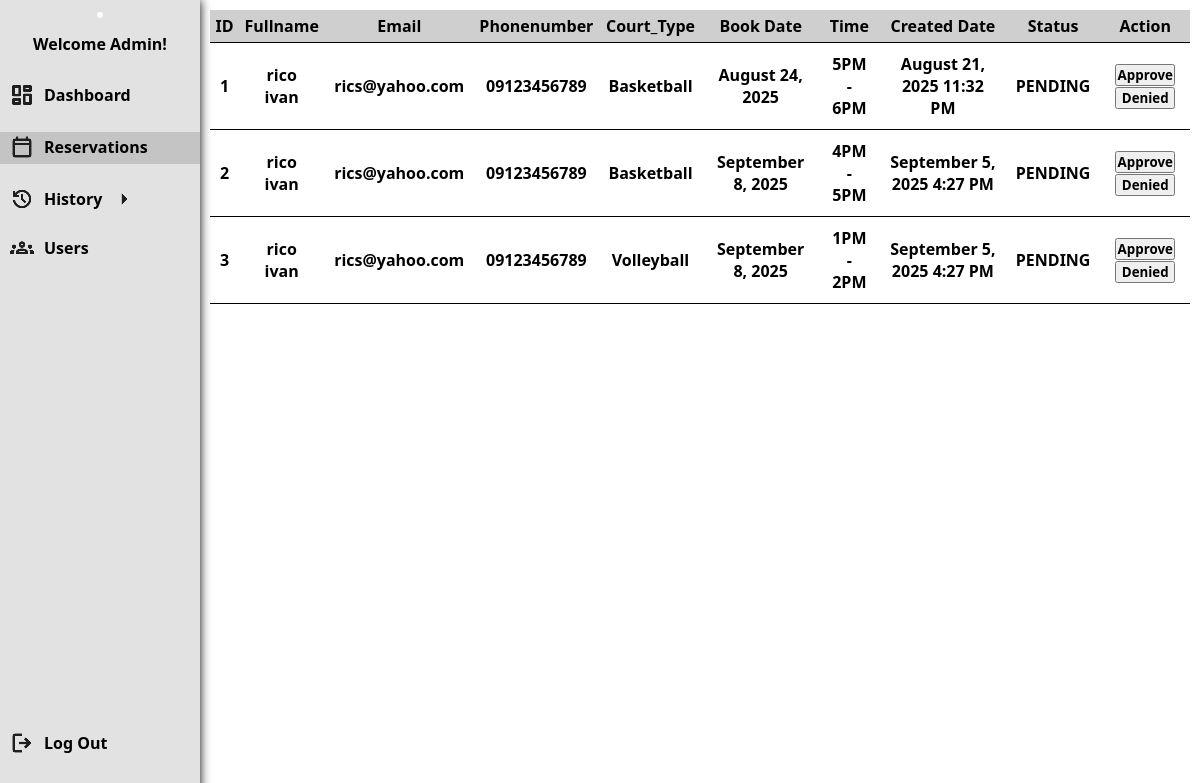
The page /admin/reservations.php on the database its author committed.
### tables this page shows
CREATE TABLE `reservations` (
  `reservation_id` int(11) NOT NULL,
  `username` varchar(100) DEFAULT NULL,
  `fullname` varchar(100) NOT NULL,
  `email` varchar(100) NOT NULL,
  `phonenumber` varchar(100) DEFAULT NULL,
  `court_type` varchar(20) NOT NULL,
  `date` date NOT NULL,
  `time_slot` varchar(10) NOT NULL,
  `created_at` timestamp(6) NOT NULL DEFAULT current_timestamp(6) ON UPDATE current_timestamp(6),
  `status` varchar(20) NOT NULL,
  `users_id` int(11) DEFAULT NULL
);

### admin/reservations.php (the view, shortened to what this page needs)
<?php
include "../db_connect.php";
$sql = "SELECT * FROM reservations";
$result = $conn->query($sql);
?>
<!DOCTYPE html>
<html lang="en">
<head>
    <link rel="stylesheet" href="https://cdnjs.cloudflare.com/ajax/libs/font-awesome/4.7.0/css/font-awesome.min.css">
    <link rel="stylesheet" href="assets/css/style.css">
</head>
<body>
<div class="container-flex">
    <div class="sidebar">
        <div class="profile">
            <div class="img"><img src="assets/imgs/pfp.jpg" alt=""></div>
        <h4>Welcome Admin!</h4>
    </div>
    <div class="links">
        <a href="admin_board.php"><img src="assets/imgs/dashboard.png" class="icon"><span class="list">Dashboard</span></a>
        <a href="reservations.php" class="reservations"><img src="assets/imgs/calendar.png" class="icon"><span class="list">Reservations</span></a>
        <a class="dropdown-btn"><img src="assets/imgs/history.png" class="icon"><span class="list">History</span><img src="assets/imgs/arrow.png" class="arrow"></a>
    <a href="users.php"><img src="assets/imgs/users.png"><span class="list">Users</span></a>
    </div>
    <div class="logoutBtn">
        <a href="../logout.php"><img src="assets/imgs/logout.png" class="icon"><span class="list">Log Out</span></a>
    </div>
</div>
<div class="content">
    <div class="table-display">
<?php
        if ($result->num_rows > 0) {
            echo "<table>";
            echo "<tr>
                    <th>ID</th>
                    <th>Fullname</th>
                    <th>Email</th>
                    <th>Phonenumber</th>
                    <th>Court_Type</th>
                    <th>Book Date</th>
                    <th>Time</th>
                    <th>Created Date</th>
                    <th>Status</th>
                    <th>Action</th>
                </tr>";
            while($row = $result->fetch_assoc()) {
                echo "<tr>";
                echo "<td>" . htmlspecialchars($row["reservation_id"]) . "</td>";
                echo "<td>" . htmlspecialchars($row["fullname"]) . "</td>";
                echo "<td>" . htmlspecialchars($row["email"]) . "</td>";
                echo "<td>" . htmlspecialchars($row["phonenumber"]) . "</td>";
                echo "<td>" . htmlspecialchars($row["court_type"]) . "</td>";
                echo "<td>" . date("F j, Y", strtotime($row["date"])) . "</td>";
                echo "<td>" . htmlspecialchars($row["time_slot"]) . "</td>";
                echo "<td>" . date("F j, Y g:i A", strtotime($row["created_at"])) . "</td>";
                echo "<td>" . htmlspecialchars($row["status"]) . "</td>";
                echo "<td>
                        <button class='button-accept'><a href='accept_process.php?id=" . $row["reservation_id"] . "&action=accept'>Approve</a></button>
                        <button class='button-deny'><a href='denied_process.php?id=" . $row["reservation_id"] . "&action=deny'>Denied </a></button>
                      </td>";
                echo "</tr>";
            }
            echo "</table>";
        } else {
            echo "No results found.";
        }
    ?>
    </div>
    </div>
</div>
</body>
</html>

### admin/assets/css/style.css (style rules this page uses)
* { margin: 0; padding: 0; box-sizing: border-box; font-family: system-ui, -apple-system, BlinkMacSystemFont, 'Segoe UI', Roboto, Oxygen, Ubuntu, Cantarell, 'Open Sans', 'Helvetica Neue', sans-serif; font-weight: 600; }
.container-flex { display: flex; }
.sidebar { padding-top: 10px; background-color: rgb(226, 226, 226); width: 200px; height: 100vh; box-shadow: 0px 0px 10px #000; }
.profile img { width: 70px; border-radius: 50%; border: 3px solid #fff; margin-bottom: 10px; }
.profile { text-align: center; margin-bottom: 10px; }
.sidebar a { display: block; text-decoration: none; color: #000; cursor: pointer; margin-bottom: 20px; padding: 0px 10px; }
.profile img { margin-top: 2px; }
.logoutBtn { position: absolute; bottom: 20px; width: 200px; }
.icon { margin-top: 3px; }
.list { position: relative; bottom: 6px; padding: 0px 10px; }
.links { margin-top: 25px; }
.arrow { transition: transform 0.3s ease; }
.content { flex: 1; padding: 10px; }
.dashboard, .reservations, .users, .accepted, .denied, .cancelled { background-color: rgb(196, 196, 196); }
table { text-align: center; border-collapse: collapse; width: 100%; }
th { background-color: #cfcfcf; }
th, td { border-bottom: 1px solid #000; padding: 5px; }
table a { color: #000; text-decoration: none; width: 60px; cursor: pointer; }
table button { width: 60px; cursor: pointer; }
.table-display { overflow-y: auto; height: 650px; width: 100%; }
.table th, td { padding: 10px; }

### rows shown on the page
reservations: reservation_id "1", fullname "rico ivan", email "rics@yahoo.com", phonenumber "09123456789", court_type "Basketball", date "August 24, 2025", time_slot "5PM - 6PM", created_at "August 21, 2025 11:32 PM", status "PENDING"
reservations: reservation_id "2", fullname "rico ivan", email "rics@yahoo.com", phonenumber "09123456789", court_type "Basketball", date "September 8, 2025", time_slot "4PM - 5PM", created_at "September 5, 2025 4:27 PM", status "PENDING"
reservations: reservation_id "3", fullname "rico ivan", email "rics@yahoo.com", phonenumber "09123456789", court_type "Volleyball", date "September 8, 2025", time_slot "1PM - 2PM", created_at "September 5, 2025 4:27 PM", status "PENDING"
